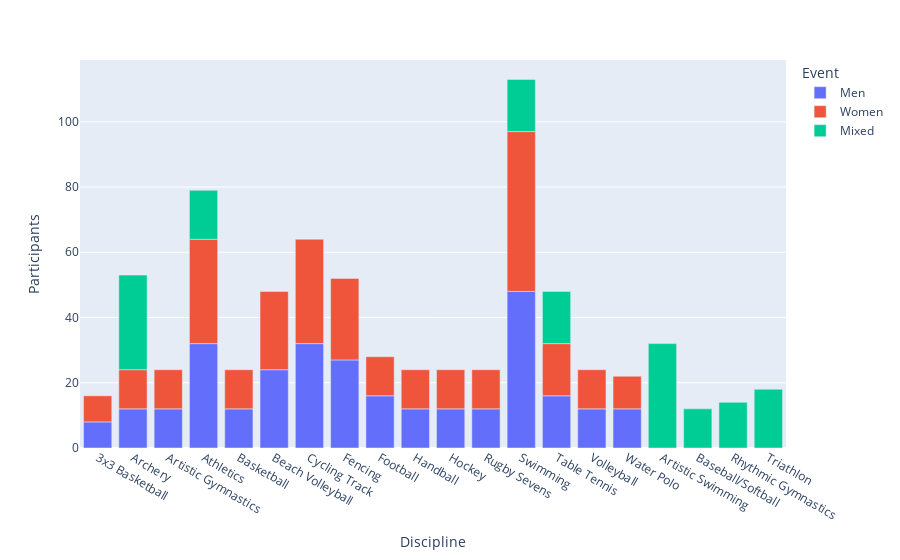

The cell this chart's notebook holds for it:
### Code cell
fig = px.bar(df_, x="Discipline", y='Participants', color='Event')
fig.show()

### Figure 1 — Plotly figure (JSON) as saved in the notebook; plotly's stock layout.template omitted (floating-point values rounded to 4 significant figures)
{"data": [{"alignmentgroup": "True", "hovertemplate": "Event=Men<br>Discipline=%{x}<br>Participants=%{y}<extra></extra>", "legendgroup": "Men", "marker": {"color": "#636efa", "pattern": {"shape": ""}}, "name": "Men", "offsetgroup": "Men", "orientation": "v", "showlegend": true, "textposition": "auto", "type": "bar", "x": ["3x3 Basketball", "Archery", "Artistic Gymnastics", "Athletics", "Basketball", "Beach Volleyball", "Cycling Track", "Fencing", "Football", "Handball", "Hockey", "Rugby Sevens", "Swimming", "Table Tennis", "Volleyball", "Water Polo"], "xaxis": "x", "y": [8, 12, 12, 32, 12, 24, 32, 27, 16, 12, 12, 12, 48, 16, 12, 12], "yaxis": "y"}, {"alignmentgroup": "True", "hovertemplate": "Event=Women<br>Discipline=%{x}<br>Participants=%{y}<extra></extra>", "legendgroup": "Women", "marker": {"color": "#EF553B", "pattern": {"shape": ""}}, "name": "Women", "offsetgroup": "Women", "orientation": "v", "showlegend": true, "textposition": "auto", "type": "bar", "x": ["3x3 Basketball", "Archery", "Artistic Gymnastics", "Athletics", "Basketball", "Beach Volleyball", "Cycling Track", "Fencing", "Football", "Handball", "Hockey", "Rugby Sevens", "Swimming", "Table Tennis", "Volleyball", "Water Polo"], "xaxis": "x", "y": [8, 12, 12, 32, 12, 24, 32, 25, 12, 12, 12, 12, 49, 16, 12, 10], "yaxis": "y"}, {"alignmentgroup": "True", "hovertemplate": "Event=Mixed<br>Discipline=%{x}<br>Participants=%{y}<extra></extra>", "legendgroup": "Mixed", "marker": {"color": "#00cc96", "pattern": {"shape": ""}}, "name": "Mixed", "offsetgroup": "Mixed", "orientation": "v", "showlegend": true, "textposition": "auto", "type": "bar", "x": ["Archery", "Artistic Swimming", "Athletics", "Baseball/Softball", "Rhythmic Gymnastics", "Swimming", "Table Tennis", "Triathlon"], "xaxis": "x", "y": [29, 32, 15, 12, 14, 16, 16, 18], "yaxis": "y"}], "layout": {"barmode": "relative", "legend": {"title": {"text": "Event"}, "tracegroupgap": 0}, "margin": {"t": 60}, "xaxis": {"anchor": "y", "domain": [0, 1], "title": {"text": "Discipline"}}, "yaxis": {"anchor": "x", "domain": [0, 1], "title": {"text": "Participants"}}}}
